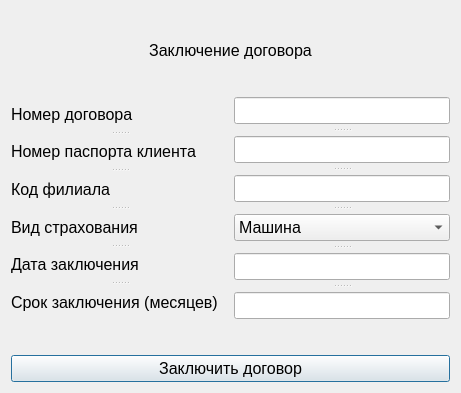
<?xml version="1.0" encoding="UTF-8"?>
<ui version="4.0">
 <class>AddAgree</class>
 <widget class="QDialog" name="AddAgree">
  <property name="geometry">
   <rect>
    <x>0</x>
    <y>0</y>
    <width>461</width>
    <height>393</height>
   </rect>
  </property>
  <property name="windowTitle">
   <string>Dialog</string>
  </property>
  <layout class="QGridLayout" name="gridLayout_3">
   <item row="3" column="0" colspan="3">
    <layout class="QGridLayout" name="gridLayout">
     <item row="0" column="0">
      <widget class="QSplitter" name="splitter_2">
       <property name="orientation">
        <enum>Qt::Vertical</enum>
       </property>
       <widget class="QLabel" name="label">
        <property name="font">
         <font>
          <pointsize>12</pointsize>
         </font>
        </property>
        <property name="text">
         <string>Номер договора</string>
        </property>
       </widget>
       <widget class="QLabel" name="label_2">
        <property name="font">
         <font>
          <pointsize>12</pointsize>
         </font>
        </property>
        <property name="text">
         <string>Номер паспорта клиента</string>
        </property>
       </widget>
       <widget class="QLabel" name="label_3">
        <property name="font">
         <font>
          <pointsize>12</pointsize>
         </font>
        </property>
        <property name="text">
         <string>Код филиала</string>
        </property>
       </widget>
       <widget class="QLabel" name="label_7">
        <property name="font">
         <font>
          <pointsize>12</pointsize>
         </font>
        </property>
        <property name="text">
         <string>Вид страхования</string>
        </property>
       </widget>
       <widget class="QLabel" name="label_4">
        <property name="font">
         <font>
          <pointsize>12</pointsize>
         </font>
        </property>
        <property name="text">
         <string>Дата заключения</string>
        </property>
       </widget>
       <widget class="QLabel" name="label_6">
        <property name="font">
         <font>
          <pointsize>12</pointsize>
         </font>
        </property>
        <property name="text">
         <string>Срок заключения (месяцев)</string>
        </property>
       </widget>
      </widget>
     </item>
     <item row="0" column="1">
      <widget class="QSplitter" name="splitter">
       <property name="orientation">
        <enum>Qt::Vertical</enum>
       </property>
       <property name="opaqueResize">
        <bool>false</bool>
       </property>
       <property name="handleWidth">
        <number>12</number>
       </property>
       <widget class="QLineEdit" name="lineEdit">
        <property name="sizePolicy">
         <sizepolicy hsizetype="Expanding" vsizetype="Fixed">
          <horstretch>0</horstretch>
          <verstretch>0</verstretch>
         </sizepolicy>
        </property>
        <property name="font">
         <font>
          <pointsize>12</pointsize>
         </font>
        </property>
       </widget>
       <widget class="QLineEdit" name="lineEdit_2">
        <property name="font">
         <font>
          <pointsize>12</pointsize>
         </font>
        </property>
       </widget>
       <widget class="QLineEdit" name="lineEdit_3">
        <property name="font">
         <font>
          <pointsize>12</pointsize>
         </font>
        </property>
       </widget>
       <widget class="QComboBox" name="comboBox">
        <property name="font">
         <font>
          <pointsize>12</pointsize>
         </font>
        </property>
        <item>
         <property name="text">
          <string>Машина</string>
         </property>
        </item>
        <item>
         <property name="text">
          <string>Жизнь</string>
         </property>
        </item>
        <item>
         <property name="text">
          <string>Жилище</string>
         </property>
        </item>
        <item>
         <property name="text">
          <string>Ответственность</string>
         </property>
        </item>
       </widget>
       <widget class="QLineEdit" name="lineEdit_5">
        <property name="font">
         <font>
          <pointsize>12</pointsize>
         </font>
        </property>
       </widget>
       <widget class="QLineEdit" name="lineEdit_6">
        <property name="font">
         <font>
          <pointsize>12</pointsize>
         </font>
        </property>
       </widget>
      </widget>
     </item>
    </layout>
   </item>
   <item row="0" column="0" colspan="3">
    <spacer name="verticalSpacer_2">
     <property name="orientation">
      <enum>Qt::Vertical</enum>
     </property>
     <property name="sizeHint" stdset="0">
      <size>
       <width>20</width>
       <height>40</height>
      </size>
     </property>
    </spacer>
   </item>
   <item row="1" column="0" colspan="3">
    <widget class="QLabel" name="label_5">
     <property name="font">
      <font>
       <pointsize>12</pointsize>
       <kerning>true</kerning>
      </font>
     </property>
     <property name="focusPolicy">
      <enum>Qt::NoFocus</enum>
     </property>
     <property name="text">
      <string>Заключение договора</string>
     </property>
     <property name="alignment">
      <set>Qt::AlignCenter</set>
     </property>
    </widget>
   </item>
   <item row="5" column="0" colspan="3">
    <widget class="QPushButton" name="pushButton">
     <property name="font">
      <font>
       <pointsize>12</pointsize>
      </font>
     </property>
     <property name="text">
      <string>Заключить договор</string>
     </property>
    </widget>
   </item>
   <item row="2" column="0" colspan="3">
    <spacer name="verticalSpacer">
     <property name="orientation">
      <enum>Qt::Vertical</enum>
     </property>
     <property name="sizeHint" stdset="0">
      <size>
       <width>20</width>
       <height>40</height>
      </size>
     </property>
    </spacer>
   </item>
   <item row="4" column="0" colspan="3">
    <spacer name="verticalSpacer_3">
     <property name="orientation">
      <enum>Qt::Vertical</enum>
     </property>
     <property name="sizeHint" stdset="0">
      <size>
       <width>20</width>
       <height>40</height>
      </size>
     </property>
    </spacer>
   </item>
  </layout>
 </widget>
 <resources/>
 <connections/>
</ui>
